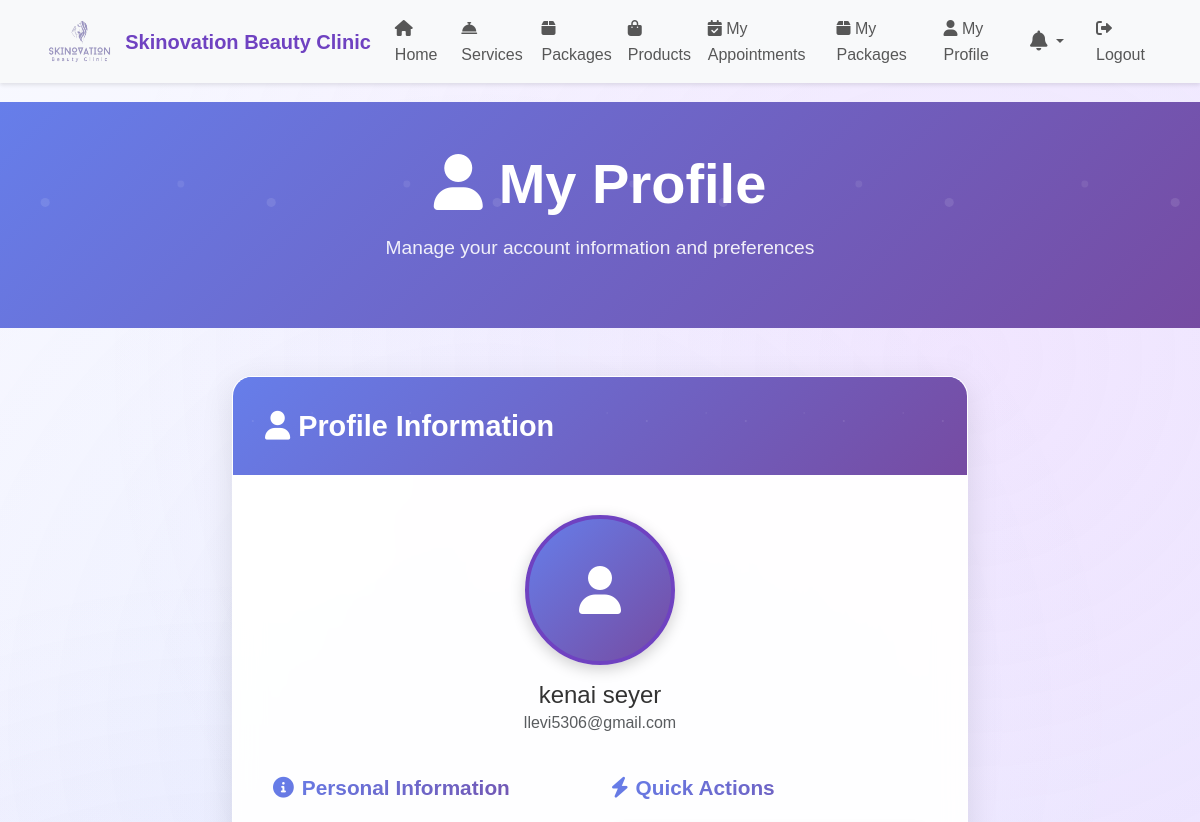
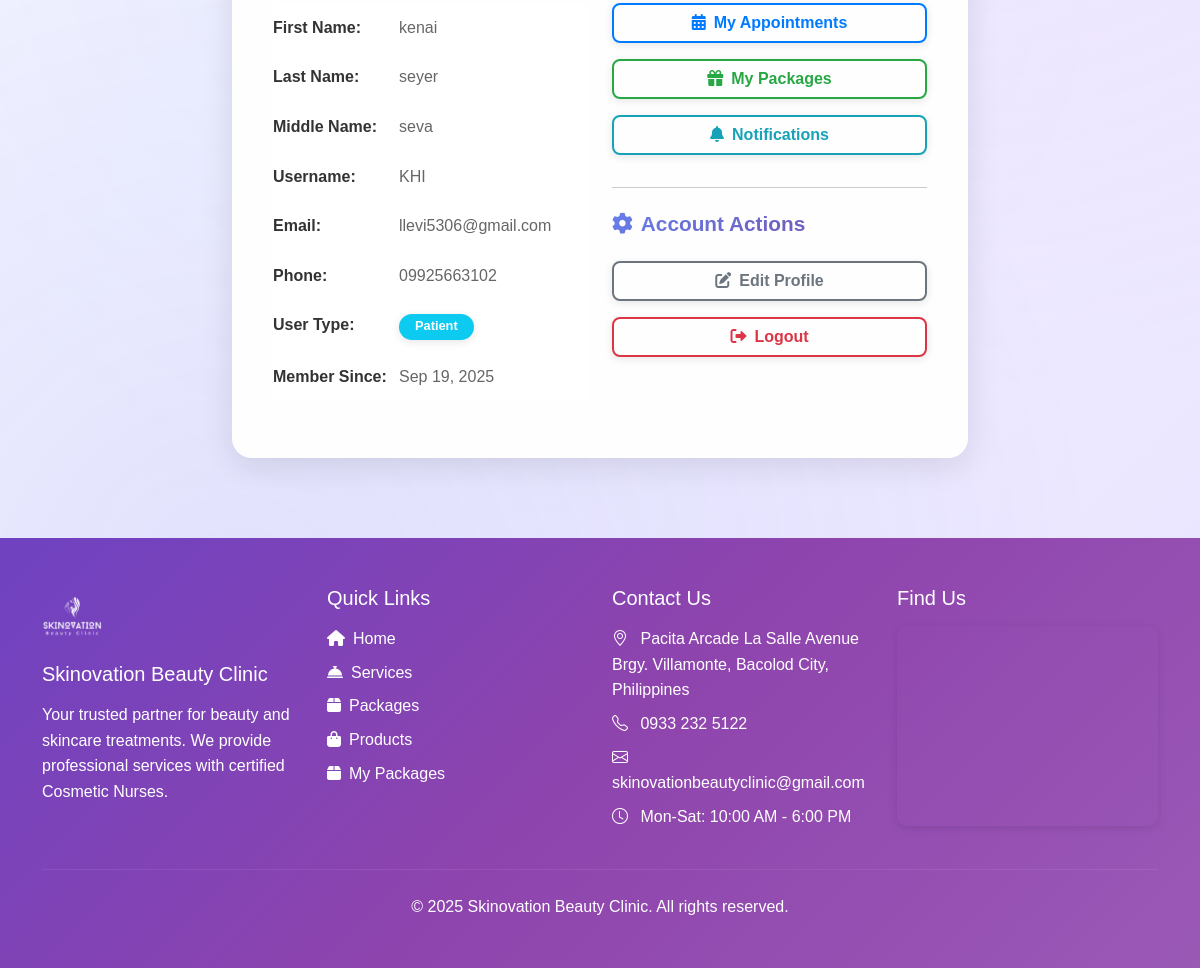
/accounts/profile/ (signed in), run on the app's committed database (2 pictures, top to bottom).
### accounts/models.py (models this page shows, shortened)
class User(AbstractUser):
    USER_TYPE_CHOICES = [
        ('patient', 'Patient'),
        ('admin', 'Admin'),
        ('owner', 'Owner'),
        ('attendant', 'Attendant'),
    ]
    GENDER_CHOICES = [
        ('male', 'Male'),
        ('female', 'Female'),
        ('other', 'Other'),
    ]
    CIVIL_STATUS_CHOICES = [
        ('single', 'Single'),
        ('married', 'Married'),
        ('widowed', 'Widowed'),
        ('divorced', 'Divorced'),
        ('separated', 'Separated'),
    ]
    user_type = models.CharField(max_length=10, choices=USER_TYPE_CHOICES, default='patient')
    phone = models.CharField(
        max_length=20,
        validators=[RegexValidator(
            regex=r'^\+?1?\d{9,15}$',
            message="Phone number must be entered in the format: '+999999999'. Up to 15 digits allowed."
        )],
        blank=True
    )
    middle_name = models.CharField(max_length=255, blank=True, null=True)
    address = models.TextField(blank=True, null=True, help_text="Complete address")
    gender = models.CharField(max_length=10, choices=GENDER_CHOICES, blank=True, null=True)
    civil_status = models.CharField(max_length=10, choices=CIVIL_STATUS_CHOICES, blank=True, null=True)
    birthday = models.DateField(blank=True, null=True)
    occupation = models.CharField(max_length=255, blank=True, null=True)
    profile_picture = models.ImageField(upload_to='profile_pictures/', blank=True, null=True)
    archived = models.BooleanField(default=False)
    created_at = models.DateTimeField(auto_now_add=True)
    updated_at = models.DateTimeField(auto_now=True)
    class Meta:
        db_table = 'users'

### accounts/views.py (the view)
# urls.py: path('profile/', views.profile_view, name='profile'),
@login_required
def profile_view(request):
    return render(request, 'accounts/profile.html', {'user': request.user})

### appointments/context_processors.py (called while the page is built)
def notification_count(request):
    if request.user.is_authenticated:
        if request.user.user_type == 'admin':
            count = Notification.objects.filter(patient__isnull=True).count()
        else:
            count = Notification.objects.filter(patient=request.user, is_read=False).count()
    else:
        count = 0
    return {
        'notification_count': count
    }

### templates/accounts/profile.html (shortened to what this page needs)
{% extends 'base.html' %}
{% load static %}
{% block content %}
<div class="profile-container">
    <div class="page-header">
        <div class="container text-center">
            <h1 class="display-4 fw-bold mb-3">
                <i class="fas fa-user me-3"></i>My Profile
            </h1>
            <p class="lead">Manage your account information and preferences</p>
        </div>
    </div>
    <div class="container">
        <div class="row">
            <div class="col-lg-8 mx-auto">
                <div class="profile-card">
                    <div class="card-header">
                        <div class="d-flex justify-content-between align-items-center">
                            <h3><i class="fas fa-user me-2"></i>Profile Information</h3>
                        </div>
                    </div>
                    <div class="card-body">
                        <div class="row mb-4">
                            <div class="col-12 text-center">
                                {% if user.profile_picture %}
                                    <img src="{{ user.profile_picture.url }}" alt="Profile Picture" class="rounded-circle" style="width: 150px; height: 150px; object-fit: cover; border: 4px solid var(--primary-color); box-shadow: 0 4px 15px rgba(0,0,0,0.2);">
                                {% else %}
                                    <div class="rounded-circle d-inline-flex align-items-center justify-content-center" style="width: 150px; height: 150px; background: var(--gradient-primary); color: white; font-size: 3rem; border: 4px solid var(--primary-color); box-shadow: 0 4px 15px rgba(0,0,0,0.2);">
                                        <i class="fas fa-user"></i>
                                    </div>
                                {% endif %}
                                <h4 class="mt-3 mb-0">{{ user.get_full_name }}</h4>
                                <p class="text-muted">{{ user.email }}</p>
                            </div>
                        </div>
                        <div class="row">
                            <div class="col-md-6">
                                <div class="info-section">
                                    <h5><i class="fas fa-info-circle me-2"></i>Personal Information</h5>
                                    <table class="table table-borderless">
                                        <tr>
                                            <td><strong>First Name:</strong></td>
                                            <td>{{ user.first_name|default:"Not provided" }}</td>
                                        </tr>
                                        <tr>
                                            <td><strong>Last Name:</strong></td>
                                            <td>{{ user.last_name|default:"Not provided" }}</td>
                                        </tr>
                                        {% if user.middle_name %}
                                        <tr>
                                            <td><strong>Middle Name:</strong></td>
                                            <td>{{ user.middle_name }}</td>
                                        </tr>
                                        {% endif %}
                                        <tr>
                                            <td><strong>Username:</strong></td>
                                            <td>{{ user.username }}</td>
                                        </tr>
                                        <tr>
                                            <td><strong>Email:</strong></td>
                                            <td>{{ user.email|default:"Not provided" }}</td>
                                        </tr>
                                        {% if user.phone %}
                                        <tr>
                                            <td><strong>Phone:</strong></td>
                                            <td>{{ user.phone }}</td>
                                        </tr>
                                        {% endif %}
                                        <tr>
                                            <td><strong>User Type:</strong></td>
                                            <td>
                                                <span class="badge bg-{% if user.user_type == 'admin' %}danger{% elif user.user_type == 'owner' %}warning{% else %}info{% endif %}">
                                                    {{ user.user_type|title }}
                                                </span>
                                            </td>
                                        </tr>
                                        <tr>
                                            <td><strong>Member Since:</strong></td>
                                            <td>{{ user.date_joined|date:"M d, Y" }}</td>
                                        </tr>
                                    </table>
                                </div>
                            </div>
                            <div class="col-md-6">
                                <div class="info-section">
                                    <h5><i class="fas fa-bolt me-2"></i>Quick Actions</h5>
                                    <div class="d-grid gap-2">
                                        <a href="{% url 'appointments:my_appointments' %}" class="btn btn-outline-primary">
                                            <i class="fas fa-calendar-alt me-2"></i>My Appointments
                                        </a>
                                        <a href="{% url 'packages:my_packages' %}" class="btn btn-outline-success">
                                            <i class="fas fa-gift me-2"></i>My Packages
                                        </a>
                                        <a href="{% url 'appointments:notifications' %}" class="btn btn-outline-info">
                                            <i class="fas fa-bell me-2"></i>Notifications
                                        </a>
                                    </div>
                                    <hr class="my-4">
                                    <h5><i class="fas fa-cog me-2"></i>Account Actions</h5>
                                    <div class="d-grid gap-2">
                                        {% if user.user_type == 'patient' or user.user_type == 'attendant' %}
                                        <a href="{% url 'accounts:edit_profile' %}" class="btn btn-outline-secondary">
                                            <i class="fas fa-edit me-2"></i>Edit Profile
                                        </a>
                                        {% endif %}
                                        <a href="{% url 'logout' %}" class="btn btn-outline-danger">
                                            <i class="fas fa-sign-out-alt me-2"></i>Logout
                                        </a>
                                    </div>
                                </div>
                            </div>
                        </div>
                    </div>
                </div>
            </div>
        </div>
    </div>
</div>
{% endblock %}

### static/css/style.css (style rules this page uses)
:root { --primary-color: #6f42c1; --secondary-color: #bb8fce; --dark-color: #2c003e; --light-color: #f4ecf7; }
body { font-family: 'Poppins', sans-serif; color: #333; line-height: 1.6; padding-top: 70px; }
.page-header { background: linear-gradient(rgba(111, 66, 193, 0.9), rgba(111, 66, 193, 0.9)), url('../img/hero-bg.jpg'); background-size: cover; background-position: center; color: white; padding: 5rem 0; text-align: center; }
.page-header h1 { font-weight: 600; }
.page-header p { font-size: 1.2rem; opacity: 0.9; }
.btn-outline-secondary { color: var(--primary-color); border-color: var(--primary-color); }

### templates/accounts/profile.html (style rules this page uses)
:root { --primary-color: #6f42c1; --secondary-color: #8e44ad; --gradient-primary: linear-gradient(135deg, #667eea 0%, #764ba2 100%); --gradient-secondary: linear-gradient(135deg, #f093fb 0%, #f5576c 100%); }
body { background: linear-gradient(135deg, #f8f9ff 0%, #e8e3ff 100%); background-attachment: fixed; position: relative; }
body::before { content: ''; position: fixed; top: 0; left: 0; width: 100%; height: 100%; background: radial-gradient(circle at 20% 80%, rgba(102, 126, 234, 0.1) 0%, transparent 50%), radial-gradient(circle at 80% 20%, rgba(240, 147, 251, 0.1) 0%, transparent 50%), radial-gradient(circle at 40% 40%, rgba(120, 219, 255, 0.05) 0%, transparent 50%); z-index: -1; pointer-events: none; }
.profile-container { min-height: 100vh; padding: 2rem 0; }
.page-header { background: var(--gradient-primary); color: white; padding: 3rem 0; margin-bottom: 3rem; position: relative; overflow: hidden; }
.page-header::before { content: ''; position: absolute; top: 0; left: 0; right: 0; bottom: 0; z-index: 1; }
.page-header .container { position: relative; z-index: 2; }
.profile-card { background: rgba(255, 255, 255, 0.95); backdrop-filter: blur(15px); border-radius: 20px; box-shadow: 0 8px 32px rgba(0, 0, 0, 0.1); border: 1px solid rgba(255, 255, 255, 0.2); overflow: hidden; position: relative; }
.profile-card::before { content: ''; position: absolute; top: 0; left: 0; right: 0; height: 4px; background: var(--gradient-primary); background-size: 200% 100%; animation: gradientShift 3s ease infinite; }
.card-header { background: var(--gradient-primary); color: white; padding: 2rem; position: relative; overflow: hidden; }
.card-header::before { content: ''; position: absolute; top: 0; left: 0; right: 0; bottom: 0; z-index: 0; }
.card-header h3 { position: relative; z-index: 1; margin: 0; font-weight: bold; font-size: 1.8rem; }
.card-body { padding: 2.5rem; }
.info-section h5 { background: var(--gradient-primary); -webkit-background-clip: text; -webkit-text-fill-color: transparent; background-clip: text; font-weight: bold; margin-bottom: 1.5rem; font-size: 1.3rem; }
.table { background: transparent; }
.table td { padding: 0.75rem 0; border: none; vertical-align: top; }
.table td:first-child { font-weight: 600; color: #333; width: 40%; }
.table td:last-child { color: #666; }
.badge { padding: 0.4rem 1rem; border-radius: 25px; font-size: 0.8rem; font-weight: bold; box-shadow: 0 2px 8px rgba(0, 0, 0, 0.1); transition: all 0.3s ease; }
.btn { border-radius: 8px; font-weight: 600; transition: all 0.3s ease; box-shadow: 0 2px 8px rgba(0, 0, 0, 0.1); margin-bottom: 0.5rem; }
.btn-outline-primary { border: 2px solid #007bff; color: #007bff; background: transparent; }
.btn-outline-success { border: 2px solid #28a745; color: #28a745; background: transparent; }
.btn-outline-info { border: 2px solid #17a2b8; color: #17a2b8; background: transparent; }
.btn-outline-danger { border: 2px solid #dc3545; color: #dc3545; background: transparent; }
.btn-outline-secondary { border: 2px solid #6c757d; color: #6c757d; background: transparent; }

### data on the page
User: get_full_name "kenai seyer", email "llevi5306@gmail.com", first_name "kenai", last_name "seyer", middle_name "seva", username "KHI", phone "09925663102", user_type "Patient", date_joined "Sep 19, 2025"
